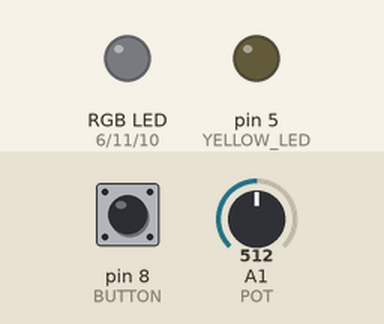
Simulated run of this sketch. Board: Arduino Uno, built with avr-gcc and run on an emulated ATmega328P. Shown: an RGB LED mixed from three pins (HIGH = lit), output pins drawn as LEDs (lit = HIGH). Dashed ring = blinking. The test bench sets the inputs (shaded band); at power-on: pin 8 (BUTTON) LOW, A1 (POT) = 512. Dim RGB values are drawn brighter than linear.

Above: at 1.2 s.
1.3 s: pin 8 (BUTTON) pulled HIGH for 0.15 s
At 2.3 s:
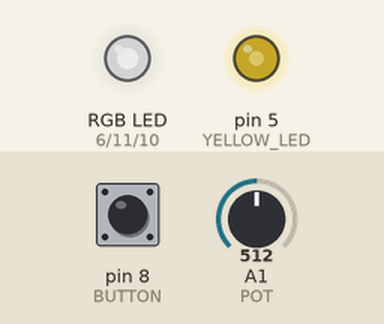
2.9 s: A1 (POT) set to 716
At 3.7 s:
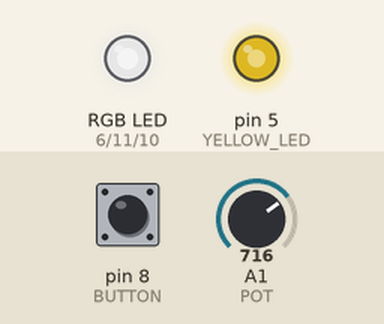
4.4 s: A1 (POT) set to 900
At 5.1 s:
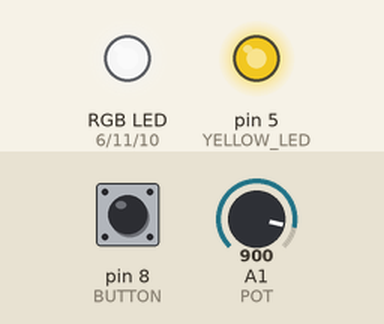
5.9 s: A1 (POT) set to 122
At 6.5 s:
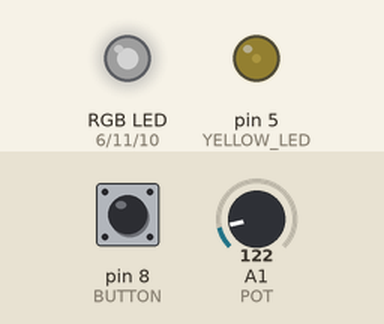
7.4 s: A1 (POT) set to 511
At 7.8 s:
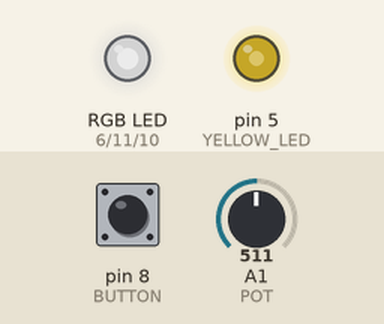
8.9 s: pin 8 (BUTTON) pulled HIGH for 1 s
At 9.56 s:
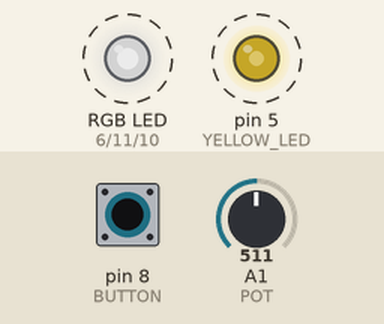
Timing chart, 0 to 12.9 s (numbered marks = the images above; inputs shaded):
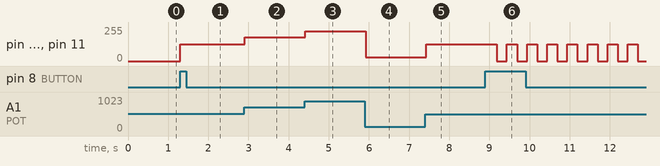

The sketch:

part2.ino
```cpp
/*
 *
 * PIE Mini-Project 1: Bike Light
 * Diana Garcia & Gia-Uyen Tran
 * Submitted September 13, 2022
 *
 * As required by the assignment guidelines, this program switches
 * between a group of 4 LEDs between 5 modes (see functions below)
 * when a push button is pressed. The brightness of the LEDs can
 * be adjusted with a potentiometer.
 *
 * Functions:
 * all_off() - turns all LEDs off
 * all_on() - turns all LEDs on
 * all_blinking() - blinks all LEDs on and off in unison
 * bouncing() - alternates LEDs in consecutive order (by location),
 *    then reverse direction
 * binary() - blinks binary numbers up to 15 as if each LED were a
 *    bit in a binary number
 *
 * Hardware Connections:
 * Yellow LED - Pin 5
 * Red LED - Pin 6
 * Button - Pin 8
 * Blue LED - Pin 10
 * Green LED - Pin 11
 * Potentiometer - Pin A1
 *
 */


// Connect components to pins
const int RED_LED = 6;
const int YELLOW_LED = 5;
const int GREEN_LED = 11;
const int BLUE_LED = 10;
const int POT = A1;
const int BUTTON = 8;

// intialize counting variables
int mode = 0;
int counter = 0;
int button_state = 0;
int previous_button = 0;
int button_count = 0;
int ledstate = 0;

// Global variable to store the time that LED last changed state
uint32_t blink_time;


void setup() {

  pinMode(BLUE_LED, OUTPUT);
  pinMode(GREEN_LED, OUTPUT);
  pinMode(YELLOW_LED, OUTPUT);
  pinMode(RED_LED, OUTPUT);
  pinMode(BUTTON, INPUT);
  pinMode(POT, INPUT);

  // Turn LEDs off initially
  digitalWrite(BLUE_LED, LOW);
  digitalWrite(GREEN_LED, LOW);
  digitalWrite(YELLOW_LED, LOW);
  digitalWrite(RED_LED, LOW);

  // Remember the current value of the millis timer
  blink_time = millis();
}


void loop() {

  // Map potentiometer reading to LED brightness
  int POTValue = analogRead(POT);
  int brightness = map(POTValue, 0, 1023, 0, 255);

  // Change mode when button is pressed
  button_state = digitalRead(BUTTON);

  if (button_state != previous_button) {
    if (button_state == HIGH) {
      button_count++;
      mode = button_count % 5;
    }
  }
  previous_button = button_state;

  if (mode == 0) {
      all_off();
    } else if (mode == 1) {
      all_on(brightness);
    } else if (mode == 2) {
      all_blinking(brightness);
    } else if (mode == 3) {
      bouncing(brightness);
    } else if (mode == 4) {
      binary(brightness);
    }

 delay(50);

}


// ------------- FUNCTIONS ------------- //


void all_on(int brightness) {

  // Turn all LEDs on
  analogWrite(RED_LED, brightness);
  analogWrite(GREEN_LED, brightness);
  analogWrite(BLUE_LED, brightness);
  analogWrite(YELLOW_LED, brightness);

}


void all_off() {

  // Turn all LEDs off
  digitalWrite(RED_LED,LOW);
  digitalWrite(YELLOW_LED,LOW);
  digitalWrite(BLUE_LED,LOW);
  digitalWrite(GREEN_LED,LOW);

}


void all_blinking(int brightness) {

  uint32_t t;
  t = millis();

  int speed = 250;

  if (t >= blink_time + speed) {
    // Switch states (1: on, 0: off)
    if (ledstate == 1) {
      ledstate = 0;
    } else {
      ledstate = 1;
    }

    if (ledstate == 1) {

      // Turn on all LEDs
      analogWrite(RED_LED, brightness);
      analogWrite(YELLOW_LED, brightness);
      analogWrite(GREEN_LED, brightness);
      analogWrite(BLUE_LED, brightness);

    } else {

      // Turn off all LEDs
      analogWrite(RED_LED, 0);
      analogWrite(YELLOW_LED, 0);
      analogWrite(GREEN_LED, 0);
      analogWrite(BLUE_LED, 0);

    }
    blink_time = t;
  }

}


void bouncing(int brightness) {

  int32_t t;
  t = millis();

  int speed = 250;

  if (t >= blink_time + speed) {

    counter++;
    counter = counter % 6;

    if (counter == 0) {

      // Turn on only red light
      analogWrite(RED_LED, brightness);
      analogWrite(YELLOW_LED, 0);
      analogWrite(GREEN_LED, 0);
      analogWrite(BLUE_LED, 0);

    } else if (counter == 1 || counter == 5) {

      // Turn on only yellow light
      analogWrite(RED_LED, 0);
      analogWrite(YELLOW_LED, brightness);
      analogWrite(GREEN_LED, 0);
      analogWrite(BLUE_LED, 0);

    } else if (counter == 2 || counter == 4) {

      // Turn on only green light
      analogWrite(RED_LED, 0);
      analogWrite(YELLOW_LED, 0);
      analogWrite(GREEN_LED, brightness);
      analogWrite(BLUE_LED, 0);

    } else if (counter == 3) {

      // Turn on only blue light
      analogWrite(RED_LED, 0);
      analogWrite(YELLOW_LED, 0);
      analogWrite(GREEN_LED, 0);
      analogWrite(BLUE_LED, brightness);

    }

    blink_time = t;

   }
}


void binary(int brightness) {

  int32_t t;
  t = millis();

  int speed = 250;

  all_off();

  if (t >= blink_time + speed) {

    if (counter <= 15){

      counter++;

      if((counter % 2) > 0) {analogWrite(RED_LED, brightness);
        } else { digitalWrite(RED_LED, LOW); }
      if((counter % 4) > 1) { analogWrite(YELLOW_LED, brightness);
        } else { digitalWrite(YELLOW_LED, LOW); }
      if((counter % 8) > 3) { analogWrite(GREEN_LED, brightness);
        } else { digitalWrite(GREEN_LED, LOW); }
      if((counter % 16) > 7) { analogWrite(BLUE_LED, brightness);
        } else { digitalWrite(BLUE_LED, LOW); }

    } else {
      counter = 0;
    }

    blink_time = t;
  }

}
```

Measured:
- after the input at 1.3 s, pin 5 (YELLOW_LED), pin 6 (RED_LED), pin 10 (BLUE_LED), pin 11 (GREEN_LED): 0/255 → 127/255 at once
- after the input at 2.9 s, pin 5 (YELLOW_LED), pin 6 (RED_LED), pin 10 (BLUE_LED), pin 11 (GREEN_LED): 127/255 → 178/255 at once
- after the input at 4.4 s, pin 5 (YELLOW_LED), pin 6 (RED_LED), pin 10 (BLUE_LED), pin 11 (GREEN_LED): 178/255 → 224/255 at once
- after the input at 5.9 s, pin 5 (YELLOW_LED), pin 6 (RED_LED), pin 10 (BLUE_LED), pin 11 (GREEN_LED): 224/255 → 30/255 at once
- after the input at 7.4 s, pin 5 (YELLOW_LED), pin 6 (RED_LED), pin 10 (BLUE_LED), pin 11 (GREEN_LED): 30/255 → 127/255 at once
- after the input at 8.9 s, pin 5 (YELLOW_LED), pin 6 (RED_LED), pin 10 (BLUE_LED), pin 11 (GREEN_LED): alternates 127/255 for 0.25 s and 0/255 for 0.25 s, starting after 0.29 s
